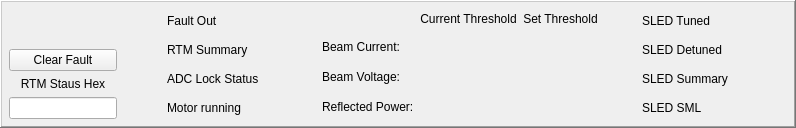
        <widget class="QFrame" name="frame">
         <property name="frameShape">
          <enum>QFrame::WinPanel</enum>
         </property>
         <property name="frameShadow">
          <enum>QFrame::Raised</enum>
         </property>
         <property name="lineWidth">
          <number>9</number>
         </property>
         <layout class="QHBoxLayout" name="horizontalLayout">
          <property name="leftMargin">
           <number>5</number>
          </property>
          <property name="topMargin">
           <number>5</number>
          </property>
          <property name="rightMargin">
           <number>5</number>
          </property>
          <property name="bottomMargin">
           <number>5</number>
          </property>
          <item>
           <layout class="QGridLayout" name="gridLayout">
            <property name="leftMargin">
             <number>2</number>
            </property>
            <property name="topMargin">
             <number>2</number>
            </property>
            <property name="rightMargin">
             <number>2</number>
            </property>
            <property name="bottomMargin">
             <number>2</number>
            </property>
            <item row="3" column="0">
             <widget class="PyDMLineEdit" name="PyDMLineEdit_15">
              <property name="toolTip">
               <string/>
              </property>
              <property name="channel" stdset="0">
               <string>ca://${RTM}:RTM_STATUS_HEX</string>
              </property>
              <property name="displayFormat" stdset="0">
               <enum>PyDMLineEdit::Hex</enum>
              </property>
             </widget>
            </item>
            <item row="1" column="0">
             <widget class="PyDMPushButton" name="PyDMPushButton">
              <property name="toolTip">
               <string/>
              </property>
              <property name="styleSheet">
               <string notr="true"/>
              </property>
              <property name="text">
               <string>Clear Fault</string>
              </property>
              <property name="checkable">
               <bool>false</bool>
              </property>
              <property name="autoRepeat">
               <bool>false</bool>
              </property>
              <property name="autoDefault">
               <bool>true</bool>
              </property>
              <property name="channel" stdset="0">
               <string>ca://${RTM}:RTM_CLEARFAULT</string>
              </property>
              <property name="pressValue" stdset="0">
               <string>1</string>
              </property>
             </widget>
            </item>
            <item row="0" column="0">
             <spacer name="verticalSpacer">
              <property name="orientation">
               <enum>Qt::Vertical</enum>
              </property>
              <property name="sizeHint" stdset="0">
               <size>
                <width>20</width>
                <height>40</height>
               </size>
              </property>
             </spacer>
            </item>
            <item row="2" column="0">
             <widget class="QLabel" name="label_24">
              <property name="styleSheet">
               <string notr="true"/>
              </property>
              <property name="text">
               <string>RTM Staus Hex</string>
              </property>
              <property name="alignment">
               <set>Qt::AlignBottom|Qt::AlignHCenter</set>
              </property>
             </widget>
            </item>
           </layout>
          </item>
          <item>
           <spacer name="horizontalSpacer">
            <property name="orientation">
             <enum>Qt::Horizontal</enum>
            </property>
            <property name="sizeHint" stdset="0">
             <size>
              <width>40</width>
              <height>20</height>
             </size>
            </property>
           </spacer>
          </item>
          <item>
           <layout class="QGridLayout" name="gridLayout_2">
            <property name="leftMargin">
             <number>2</number>
            </property>
            <property name="topMargin">
             <number>2</number>
            </property>
            <property name="rightMargin">
             <number>2</number>
            </property>
            <property name="bottomMargin">
             <number>2</number>
            </property>
            <item row="0" column="0">
             <widget class="QLabel" name="label">
              <property name="styleSheet">
               <string notr="true"/>
              </property>
              <property name="text">
               <string>Fault Out</string>
              </property>
              <property name="alignment">
               <set>Qt::AlignLeading|Qt::AlignLeft|Qt::AlignVCenter</set>
              </property>
             </widget>
            </item>
            <item row="2" column="1">
             <widget class="PyDMLabel" name="PyDMLabel_3">
              <property name="toolTip">
               <string/>
              </property>
              <property name="channel" stdset="0">
               <string>ca://${RTM}:RTM_ADCLOCK</string>
              </property>
             </widget>
            </item>
            <item row="3" column="1">
             <widget class="PyDMLabel" name="PyDMLabel_4">
              <property name="toolTip">
               <string/>
              </property>
              <property name="channel" stdset="0">
               <string>ca://${RTM}:RTM_MOTR_ON</string>
              </property>
             </widget>
            </item>
            <item row="1" column="1">
             <widget class="PyDMLabel" name="PyDMLabel_2">
              <property name="toolTip">
               <string/>
              </property>
              <property name="channel" stdset="0">
               <string>ca://${RTM}:RTM_FAULTSUMY</string>
              </property>
             </widget>
            </item>
            <item row="1" column="0">
             <widget class="QLabel" name="label_2">
              <property name="styleSheet">
               <string notr="true"/>
              </property>
              <property name="text">
               <string>RTM Summary</string>
              </property>
              <property name="alignment">
               <set>Qt::AlignLeading|Qt::AlignLeft|Qt::AlignVCenter</set>
              </property>
             </widget>
            </item>
            <item row="2" column="0">
             <widget class="QLabel" name="label_20">
              <property name="styleSheet">
               <string notr="true"/>
              </property>
              <property name="text">
               <string>ADC Lock Status</string>
              </property>
              <property name="alignment">
               <set>Qt::AlignLeading|Qt::AlignLeft|Qt::AlignVCenter</set>
              </property>
             </widget>
            </item>
            <item row="0" column="1">
             <widget class="PyDMLabel" name="PyDMLabel">
              <property name="toolTip">
               <string/>
              </property>
              <property name="channel" stdset="0">
               <string>ca://${RTM}:RTM_FAULTOUT</string>
              </property>
             </widget>
            </item>
            <item row="3" column="0">
             <widget class="QLabel" name="label_21">
              <property name="styleSheet">
               <string notr="true"/>
              </property>
              <property name="text">
               <string>Motor running</string>
              </property>
              <property name="alignment">
               <set>Qt::AlignLeading|Qt::AlignLeft|Qt::AlignVCenter</set>
              </property>
             </widget>
            </item>
           </layout>
          </item>
          <item>
           <spacer name="horizontalSpacer_2">
            <property name="orientation">
             <enum>Qt::Horizontal</enum>
            </property>
            <property name="sizeHint" stdset="0">
             <size>
              <width>40</width>
              <height>20</height>
             </size>
            </property>
           </spacer>
          </item>
          <item>
           <layout class="QGridLayout" name="gridLayout_4">
            <property name="leftMargin">
             <number>2</number>
            </property>
            <property name="topMargin">
             <number>2</number>
            </property>
            <property name="rightMargin">
             <number>2</number>
            </property>
            <property name="bottomMargin">
             <number>2</number>
            </property>
            <item row="2" column="0">
             <widget class="QLabel" name="label_30">
              <property name="sizePolicy">
               <sizepolicy hsizetype="Preferred" vsizetype="Preferred">
                <horstretch>1</horstretch>
                <verstretch>1</verstretch>
               </sizepolicy>
              </property>
              <property name="styleSheet">
               <string notr="true"/>
              </property>
              <property name="text">
               <string>Beam Voltage:</string>
              </property>
             </widget>
            </item>
            <item row="1" column="1">
             <widget class="PyDMLabel" name="PyDMLabel_5">
              <property name="toolTip">
               <string/>
              </property>
              <property name="channel" stdset="0">
               <string>ca://${RTM}:BC_ILK_RAW</string>
              </property>
             </widget>
            </item>
            <item row="0" column="1">
             <widget class="QLabel" name="label_26">
              <property name="styleSheet">
               <string notr="true"/>
              </property>
              <property name="text">
               <string>Current Threshold</string>
              </property>
              <property name="alignment">
               <set>Qt::AlignCenter</set>
              </property>
             </widget>
            </item>
            <item row="0" column="2">
             <widget class="QLabel" name="label_25">
              <property name="styleSheet">
               <string notr="true"/>
              </property>
              <property name="text">
               <string>Set Threshold</string>
              </property>
              <property name="alignment">
               <set>Qt::AlignCenter</set>
              </property>
             </widget>
            </item>
            <item row="1" column="0">
             <widget class="QLabel" name="label_29">
              <property name="sizePolicy">
               <sizepolicy hsizetype="Preferred" vsizetype="Preferred">
                <horstretch>1</horstretch>
                <verstretch>1</verstretch>
               </sizepolicy>
              </property>
              <property name="styleSheet">
               <string notr="true"/>
              </property>
              <property name="text">
               <string>Beam Current:</string>
              </property>
             </widget>
            </item>
            <item row="2" column="1">
             <widget class="PyDMLabel" name="PyDMLabel_6">
              <property name="toolTip">
               <string/>
              </property>
              <property name="channel" stdset="0">
               <string>ca://${RTM}:BV_ILK_RAW</string>
              </property>
             </widget>
            </item>
            <item row="3" column="0">
             <widget class="QLabel" name="label_31">
              <property name="sizePolicy">
               <sizepolicy hsizetype="Preferred" vsizetype="Preferred">
                <horstretch>1</horstretch>
                <verstretch>1</verstretch>
               </sizepolicy>
              </property>
              <property name="styleSheet">
               <string notr="true"/>
              </property>
              <property name="text">
               <string>Reflected Power:</string>
              </property>
             </widget>
            </item>
            <item row="3" column="1">
             <widget class="PyDMLabel" name="PyDMLabel_7">
              <property name="toolTip">
               <string/>
              </property>
              <property name="channel" stdset="0">
               <string>ca://${RTM}:RE_ILK_RAW</string>
              </property>
             </widget>
            </item>
            <item row="1" column="2">
             <widget class="PyDMLabel" name="PyDMLabel_20">
              <property name="enabled">
               <bool>true</bool>
              </property>
              <property name="sizePolicy">
               <sizepolicy hsizetype="Preferred" vsizetype="Fixed">
                <horstretch>0</horstretch>
                <verstretch>0</verstretch>
               </sizepolicy>
              </property>
              <property name="minimumSize">
               <size>
                <width>0</width>
                <height>24</height>
               </size>
              </property>
              <property name="toolTip">
               <string/>
              </property>
              <property name="channel" stdset="0">
               <string>ca://${RTM}:SET_BC_ILK_RAW</string>
              </property>
             </widget>
            </item>
            <item row="2" column="2">
             <widget class="PyDMLabel" name="PyDMLabel_21">
              <property name="enabled">
               <bool>true</bool>
              </property>
              <property name="sizePolicy">
               <sizepolicy hsizetype="Preferred" vsizetype="Fixed">
                <horstretch>0</horstretch>
                <verstretch>0</verstretch>
               </sizepolicy>
              </property>
              <property name="minimumSize">
               <size>
                <width>0</width>
                <height>24</height>
               </size>
              </property>
              <property name="toolTip">
               <string/>
              </property>
              <property name="channel" stdset="0">
               <string>ca://${RTM}:SET_BV_ILK_RAW</string>
              </property>
             </widget>
            </item>
            <item row="3" column="2">
             <widget class="PyDMLabel" name="PyDMLabel_22">
              <property name="sizePolicy">
               <sizepolicy hsizetype="Preferred" vsizetype="Fixed">
                <horstretch>0</horstretch>
                <verstretch>0</verstretch>
               </sizepolicy>
              </property>
              <property name="minimumSize">
               <size>
                <width>0</width>
                <height>24</height>
               </size>
              </property>
              <property name="toolTip">
               <string/>
              </property>
              <property name="channel" stdset="0">
               <string>ca://${RTM}:SET_RE_ILK_RAW</string>
              </property>
             </widget>
            </item>
           </layout>
          </item>
          <item>
           <spacer name="horizontalSpacer_3">
            <property name="orientation">
             <enum>Qt::Horizontal</enum>
            </property>
            <property name="sizeHint" stdset="0">
             <size>
              <width>34</width>
              <height>20</height>
             </size>
            </property>
           </spacer>
          </item>
          <item>
           <layout class="QGridLayout" name="gridLayout_3">
            <property name="leftMargin">
             <number>2</number>
            </property>
            <property name="topMargin">
             <number>2</number>
            </property>
            <property name="rightMargin">
             <number>2</number>
            </property>
            <property name="bottomMargin">
             <number>2</number>
            </property>
            <item row="0" column="0">
             <widget class="QLabel" name="label_34">
              <property name="styleSheet">
               <string notr="true"/>
              </property>
              <property name="text">
               <string>SLED Tuned</string>
              </property>
             </widget>
            </item>
            <item row="0" column="1">
             <widget class="PyDMLabel" name="PyDMLabel_8">
              <property name="toolTip">
               <string/>
              </property>
              <property name="channel" stdset="0">
               <string>ca://${RTM}:RTM_SLED_TUNED</string>
              </property>
             </widget>
            </item>
            <item row="3" column="0">
             <widget class="QLabel" name="label_37">
              <property name="styleSheet">
               <string notr="true"/>
              </property>
              <property name="text">
               <string>SLED SML</string>
              </property>
             </widget>
            </item>
            <item row="2" column="0">
             <widget class="QLabel" name="label_36">
              <property name="styleSheet">
               <string notr="true"/>
              </property>
              <property name="text">
               <string>SLED Summary</string>
              </property>
             </widget>
            </item>
            <item row="1" column="0">
             <widget class="QLabel" name="label_35">
              <property name="styleSheet">
               <string notr="true"/>
              </property>
              <property name="text">
               <string>SLED Detuned</string>
              </property>
             </widget>
            </item>
            <item row="1" column="1">
             <widget class="PyDMLabel" name="PyDMLabel_9">
              <property name="toolTip">
               <string/>
              </property>
              <property name="channel" stdset="0">
               <string>ca://${RTM}:RTM_SLED_DETUNED</string>
              </property>
             </widget>
            </item>
            <item row="2" column="1">
             <widget class="PyDMLabel" name="PyDMLabel_10">
              <property name="toolTip">
               <string/>
              </property>
              <property name="channel" stdset="0">
               <string>ca://${RTM}:RTM_SLED_SUMY</string>
              </property>
             </widget>
            </item>
            <item row="3" column="1">
             <widget class="PyDMLabel" name="PyDMLabel_11">
              <property name="toolTip">
               <string/>
              </property>
              <property name="channel" stdset="0">
               <string>ca://${RTM}:RTM_SLED_SML</string>
              </property>
             </widget>
            </item>
           </layout>
          </item>
          <item>
           <spacer name="horizontalSpacer_4">
            <property name="orientation">
             <enum>Qt::Horizontal</enum>
            </property>
            <property name="sizeHint" stdset="0">
             <size>
              <width>40</width>
              <height>20</height>
             </size>
            </property>
           </spacer>
          </item>
          <item>
           <widget class="PyDMEmbeddedDisplay" name="PyDMEmbeddedDisplay">
            <property name="toolTip">
             <string/>
            </property>
            <property name="filename" stdset="0">
             <string>rtm_firmware_version.ui</string>
            </property>
           </widget>
          </item>
         </layout>
        </widget>
